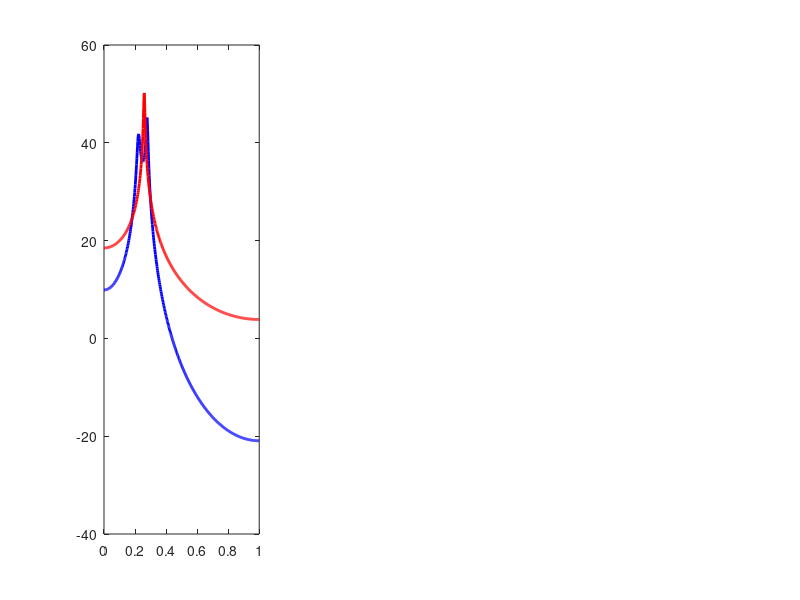

Source code (MATLAB): (Note: this script raises an error after producing the figure.)
clear all
close all
clc;

%% Part (b)
N = 1000;
% x(n) = 2.76x(n−1)−3.81x(n−2) + 2.65x(n−3)−0.92x(n−4) + w(n)
a = [1 -2.76 3.81 -2.65 0.92];
x =  filter(1,a, randn(N,1));
x = x(500:end);

% x(isnan(x) | isinf(x)) = 0;

order = [2 4 10];  % the order with the best results
[H,w] = freqz(1,a,length(x)); % freq response
truePSD = abs(H).^2;

figure;
hold on
for i = 1: length(order)
    subplot(1,3,i);

    [arcoefs,E] = aryule(x,order(i));
    [H,w] = freqz(E^(1/2),arcoefs,length(x));
    estPSD = abs(H).^2;
    plot(w/pi,10*log10(truePSD),'b','LineWidth',2);
    hold on
    plot(w/pi,10*log10(estPSD),'r','LineWidth',2);

    tag = join(['AR(',num2str(order(i)),')']);
    legend('True',tag)
    ax.FontSize = 14;
    axis tight
    xlabel('Normalised Frequency (\pi rads/sample)')
    ylabel('PSD (dB)')
    title('AR PSD Estimation, N = 500','fontsize',15)
    grid on 
    grid minor
    set(gcf, 'color','w');
end


%% Part (c)
N = 1e4;
% x(n) = 2.76x(n−1)−3.81x(n−2) + 2.65x(n−3)−0.92x(n−4) + w(n)
a = [1 -2.76 3.81 -2.65 0.92];
x =  filter(1,a, randn(N,1));
x = x(500:end);


order = [2 4 6];  % the order with the best results
[H,w] = freqz(1,a,length(x)); % freq response
truePSD = abs(H).^2;

figure;
hold on
for i = 1: length(order)
    subplot(1,3,i);

    [arcoefs,E] = aryule(x,order(i));
    [H,w] = freqz(E^(1/2),arcoefs,length(x));
    estPSD = abs(H).^2;
    plot(w/pi,10*log10(truePSD),'b','LineWidth',2);
    hold on
    plot(w/pi,10*log10(estPSD),'r','LineWidth',2);

    tag = join(['AR(',num2str(order(i)),')']);
    legend('True',tag)
    set(gca,'fontsize', 14);
    axis tight
    xlabel('Normalised Frequency (\pi rads/sample)')
    ylabel('PSD (dB)')
    title('AR PSD Estimation, N = 9500','fontsize',15)
    grid on 
    grid minor
    set(gcf, 'color','w');
end

